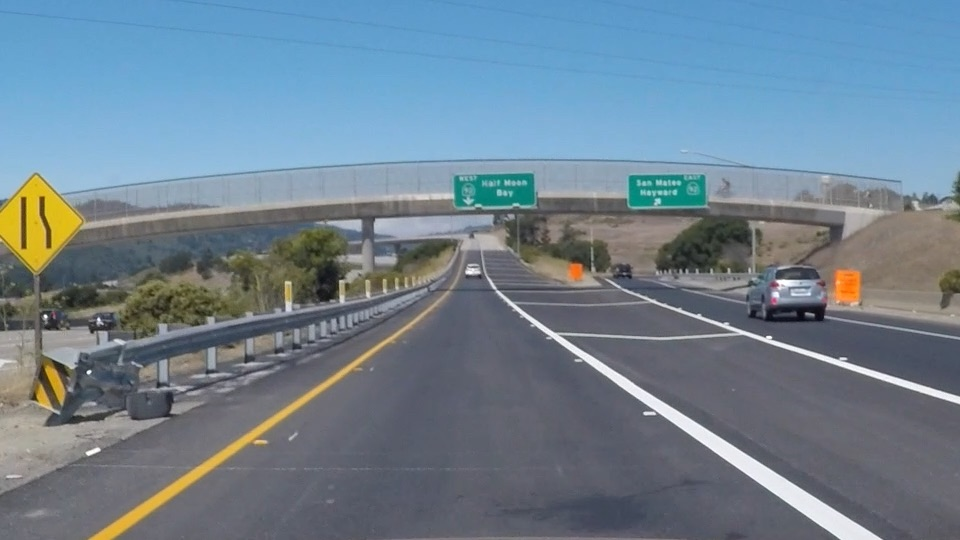
#> input picture SelfDrivingCarNanoDegree/CarND-LaneLines-P1/exit-ramp.jpg, 960 x 540 px
$ jupyter execute --allow-errors LaneIdenficationDebug.ipynb   (shell and % lines are left out)
#> lines starting #> are read from the running program, lines starting #| are printed output that depends on the picture; after the words box and inside, x2 and y2 are one past the last pixel; in counts of white or black regions, pixels touching at a corner belong together
[cell 1]

# plt.figure(dpi=1200)

import matplotlib.pyplot as plt
import matplotlib.image as mpimg
import numpy as np

#> (the rest of this cell did not finish here and is left out)

#> (a cell that did not finish here is left out)

[cell 3]
# edge detection
# Do all the relevant imports
import matplotlib.pyplot as plt
import matplotlib.image as mpimg
import numpy as np
import cv2

# Read in the image and convert to grayscale
# Note: in the previous example we were reading a .jpg
# Here we read a .png and convert to 0,255 bytescale
image = mpimg.imread('exit-ramp.jpg')
#> image is the input picture: shape (540, 960, 3); mean R, G, B 111.3, 130.2, 144.4
gray = cv2.cvtColor(image,cv2.COLOR_RGB2GRAY)
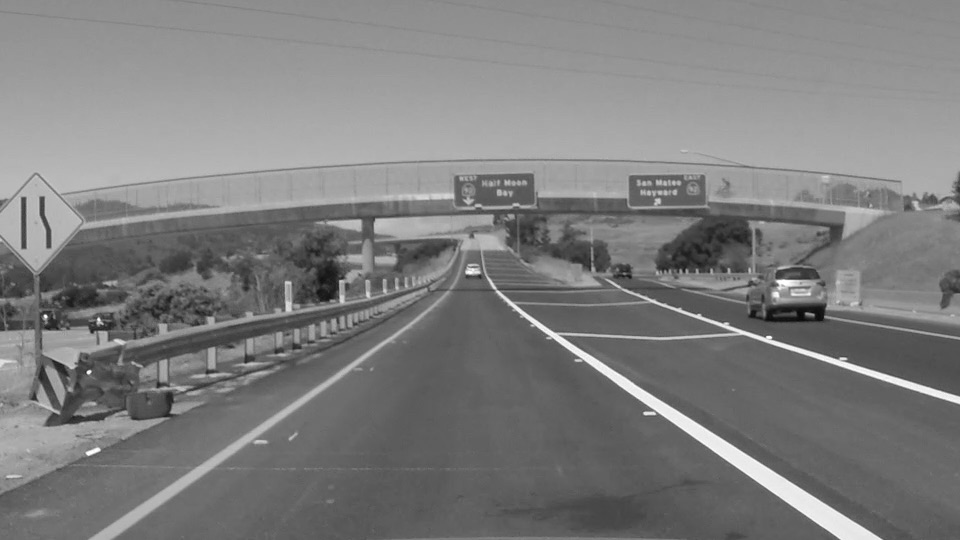
#> gray: shape (540, 960); min 7, max 255, mean 126.2

# Define a kernel size for Gaussian smoothing / blurring
kernel_size = 3 # Must be an odd number (3, 5, 7...)
blur_gray = cv2.GaussianBlur(gray,(kernel_size, kernel_size),0)

# Define our parameters for Canny and run it
low_threshold = 100
high_threshold = 200
edges = cv2.Canny(blur_gray, low_threshold, high_threshold)
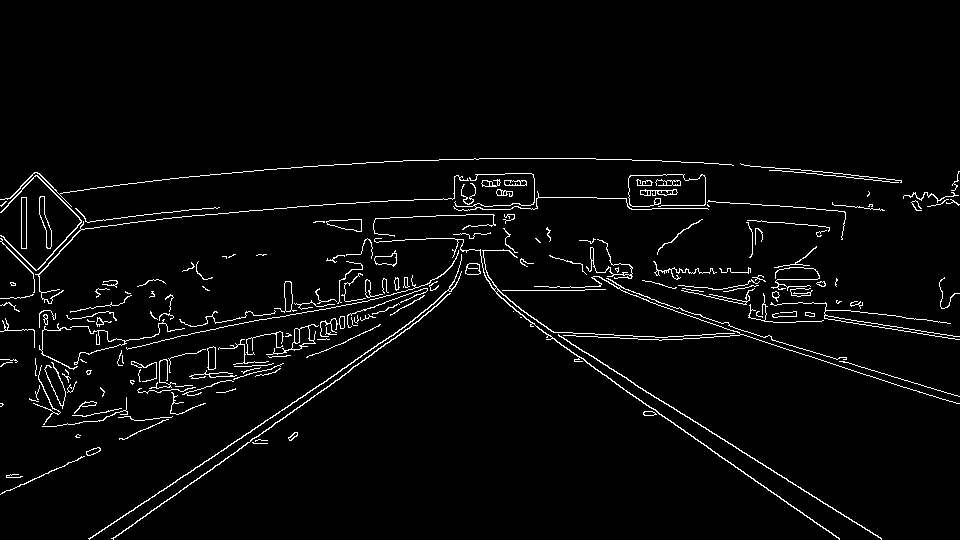
#> edges: shape (540, 960); 3.2% white in thin lines or dots, all inside (x1, y1, x2, y2) = (0, 158, 960, 540)

# Display the image
# plt.subplot(2,1,1)
plt.imshow(edges, cmap='Greys_r')
# plt.subplot(2,1,2)
# plt.imshow(image)

plt.savefig('exit-ramp-after.jpg')

[cell 4]
# Next we'll create a masked edges image using cv2.fillPoly()
mask = np.zeros_like(edges)
ignore_mask_color = 255

# This time we are defining a four sided polygon to mask
imshape = image.shape
#> imshape = (540, 960, 3)
print(imshape[0])
#| 540
print(imshape[1])
#| 960
vertices = np.array([[(0,imshape[0]),(imshape[1]/3+150, imshape[0]/3+100), (imshape[1]/3*2-150, imshape[0]/3+100), (imshape[1],imshape[0])]], dtype=np.int32)
cv2.fillPoly(mask, vertices, ignore_mask_color)
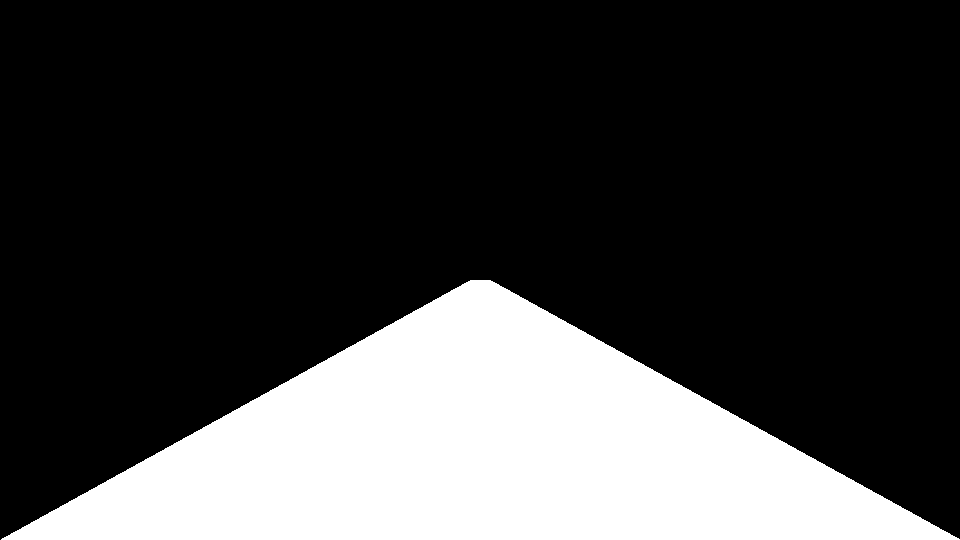
#> mask: shape (540, 960); 24.6% white; 1 white region, box (x1, y1, x2, y2) and area: (1, 280, 960, 540) 127610
masked_edges = cv2.bitwise_and(edges, mask)
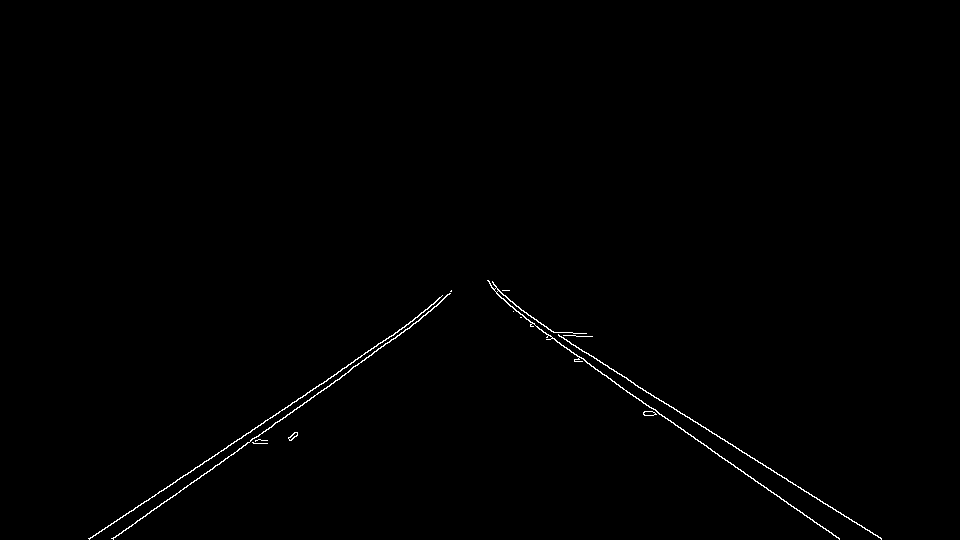
#> masked_edges: shape (540, 960); 0.51% white in thin lines or dots, all inside (x1, y1, x2, y2) = (88, 280, 882, 540)

# Define the Hough transform parameters
# Make a blank the same size as our image to draw on
rho = 1
theta = np.pi/180
threshold = 20
min_line_length = 10
max_line_gap = 2
line_image = np.copy(image)*0 #creating a blank to draw lines on
#> line_image: shape (540, 960, 3); every value is 0

# Run Hough on edge detected image
lines = cv2.HoughLinesP(masked_edges, rho, theta, threshold, np.array([]),
                            min_line_length, max_line_gap)
#> lines = 31 rows, first 6: [567, 341, 881, 538], [585, 361, 839, 539], [112, 538, 249, 442], [140, 505, 376, 346], [296, 409, 351, 369], [631, 382, 880, 538]

# Iterate over the output "lines" and draw lines on the blank
for line in lines:
    for x1,y1,x2,y2 in line:
        cv2.line(line_image,(x1,y1),(x2,y2),(255,0,0),10)
#> this loop made 31 passes
#> line on passes 1 to 12: [[567, 341, 881, 538]], [[585, 361, 839, 539]], [[112, 538, 249, 442]], [[140, 505, 376, 346]], [[296, 409, 351, 369]], [[631, 382, 880, 538]], [[395, 332, 418, 316]], [[558, 335, 633, 382]], [[349, 370, 419, 320]], [[566, 347, 577, 356]], [[89, 539, 237, 439]], [[496, 293, 546, 334]]
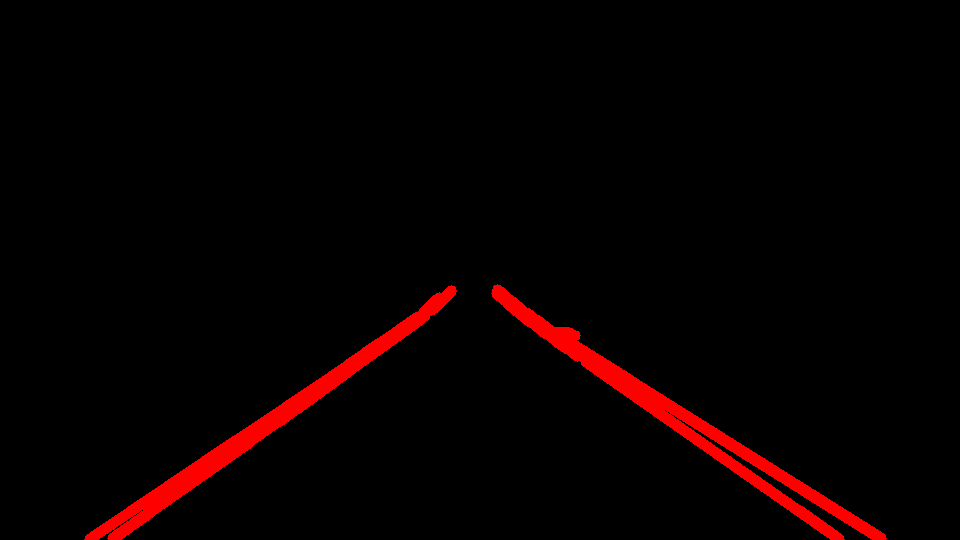
#> line_image: shape (540, 960, 3); mean R, G, B 8.5, 0, 0

# Create a "color" binary image to combine with line image
color_edges = np.dstack((edges, edges, edges))

# Draw the lines on the edge image
combo = cv2.addWeighted(color_edges, 0.8, line_image, 1, 0)
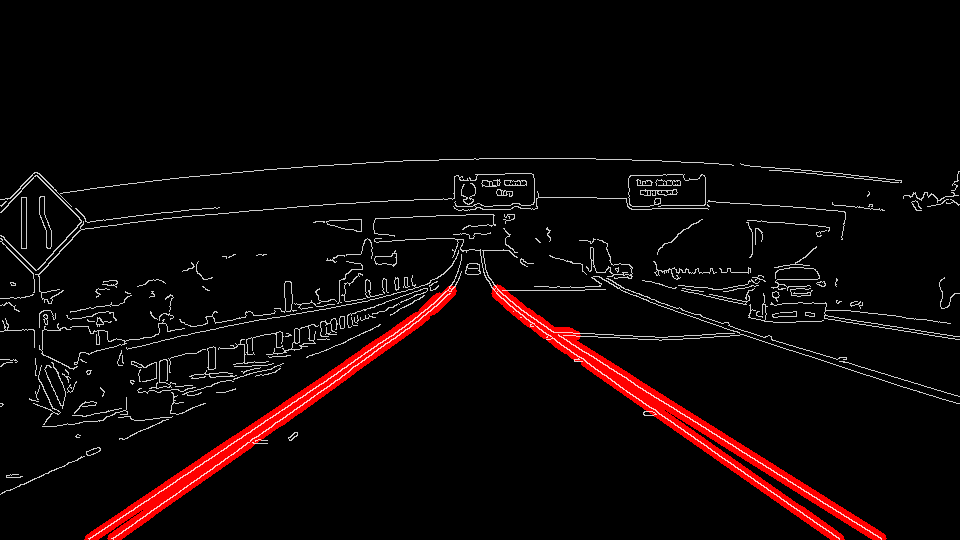
#> combo: shape (540, 960, 3); mean of channels 0, 1, 2 14, 6.5, 6.5; drawn as R, G, B
plt.imshow(combo)
